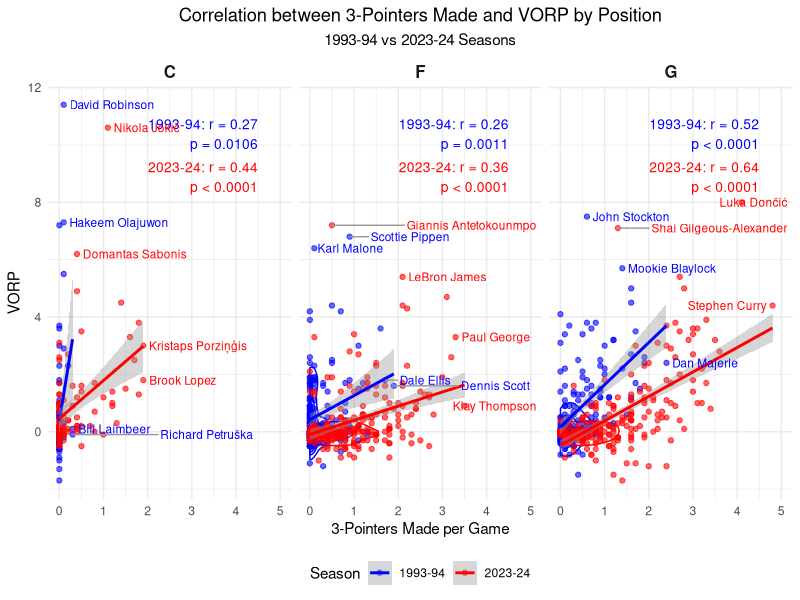

This figure's R source:
# Load required libraries
install.packages("ggrepel")
library(ggrepel)
library(tidyverse)

# Read data
adv_93 <- read_csv("Source Data/1993-1994 NBA Player Advanced Stats Per Game.csv") %>% mutate(Season = "1993-94")
adv_23 <- read_csv("Source Data/2023-2024 NBA Player Advanced Stats Per Game.csv") %>% mutate(Season = "2023-24")

pg_93 <- read_csv("Source Data/1993-1994 NBA Player Stats Per Game.csv") %>% mutate(Season = "1993-94")
pg_23 <- read_csv("Source Data/2023-2024 NBA Player Stats Per Game.csv") %>% mutate(Season = "2023-24")

# Merge advanced + per game stats per season
combined_93 <- left_join(adv_93, pg_93, by = c("Player", "Season", "Team", "Pos", "Age"))
combined_23 <- left_join(adv_23, pg_23, by = c("Player", "Season", "Team", "Pos", "Age"))
combined_all <- bind_rows(combined_93, combined_23)

# Clean and categorize
analysis_df <- combined_all %>%
  select(Player, Season, Pos, VORP, `3P`, `3PA`, `3P%`, `3PAr`) %>%
  mutate(
    PrimaryPos = case_when(
      str_detect(Pos, "C") ~ "C",
      str_detect(Pos, "F") ~ "F",
      str_detect(Pos, "G") ~ "G",
      TRUE ~ NA_character_
    )
  ) %>%
  filter(!is.na(VORP), !is.na(PrimaryPos))

# Perform ANOVA analysis for each position and 3P stat
anova_results <- analysis_df %>%
  select(Season, PrimaryPos, VORP, `3P`, `3PA`, `3P%`, `3PAr`) %>%
  group_by(PrimaryPos) %>%
  group_map(~ {
    position <- .y$PrimaryPos
    data <- .x
    
    # Perform ANOVA for each 3P stat
    results <- map_dfr(c("3P", "3PA", "3P%", "3PAr"), function(stat) {
      # Create ANOVA model
      formula_str <- paste("VORP ~", paste0("`", stat, "`"))
      model <- aov(as.formula(formula_str), data = data)
      anova_summary <- summary(model)
      
      # Extract F-statistic and p-value
      f_stat <- anova_summary[[1]]$`F value`[1]
      p_value <- anova_summary[[1]]$`Pr(>F)`[1]
      
      tibble(
        PositionGroup = position,
        Stat = stat,
        F_statistic = f_stat,
        p_value = p_value,
        significant = p_value < 0.05
      )
    })
    
    results
  }) %>%
  bind_rows()

# Print ANOVA results
print("ANOVA Results for Three-Point Statistics vs VORP:")
print(anova_results %>% arrange(PositionGroup, Stat))

# --- Linear Regression Summary for 3P vs VORP by Position ---
print("\n--- Linear Regression Summary (3P vs VORP) by Position ---")
analysis_df %>%
  group_by(PrimaryPos, Season) %>%
  group_walk(~ {
    position <- .y$PrimaryPos
    season <- .y$Season
    data_subset <- .x
    
    # Only run if there's enough data and variance
    if (nrow(data_subset) > 1 && sd(data_subset$`3P`, na.rm = TRUE) > 0 && sd(data_subset$VORP, na.rm = TRUE) > 0) {
      model <- lm(VORP ~ `3P`, data = data_subset)
      summary_model <- summary(model)
      
      cat(sprintf("\nPosition: %s, Season: %s\n", position, season))
      print(summary_model)
    } else {
      cat(sprintf("\nPosition: %s, Season: %s - Not enough data for regression.\n", position, season))
    }
  })

# --- Calculate correlation and differences --- #

# Pivot wider to calculate r difference
cor_wide <- analysis_df %>%
  group_by(PrimaryPos, Season) %>%
  summarise(cor = cor(`3P`, VORP, use = "complete.obs"), .groups = "drop") %>%
  pivot_wider(names_from = Season, values_from = cor)

# Add sample sizes
n_counts <- analysis_df %>%
  group_by(PrimaryPos, Season) %>%
  summarise(n = sum(complete.cases(`3P`, VORP)), .groups = "drop") %>%
  pivot_wider(names_from = Season, values_from = n, names_prefix = "n_")

# Add difference and p-value using Fisher Z
cor_diff <- cor_wide %>%
  left_join(n_counts, by = "PrimaryPos") %>%
  mutate(
    z_1993 = atanh(`1993-94`),
    z_2023 = atanh(`2023-24`),
    se_diff = sqrt(1 / (`n_1993-94` - 3) + 1 / (`n_2023-24` - 3)),
    z_score = (z_2023 - z_1993) / se_diff,
    p_value = 2 * (1 - pnorm(abs(z_score))),
    cor_diff = `2023-24` - `1993-94`,
    diff_label = sprintf("??r = %.2f\np = %.3f", cor_diff, p_value)
  )

# --- Significance of correlations for both seasons --- #
cor_significance <- analysis_df %>%
  group_by(PrimaryPos, Season) %>%
  summarise(
    r = cor(`3P`, VORP, use = "complete.obs"),
    n = sum(complete.cases(`3P`, VORP)),
    t_stat = r * sqrt(n - 2) / sqrt(1 - r^2),
    df = n - 2,
    p_value = 2 * (1 - pt(abs(t_stat), df)),
    sig_label = ifelse(p_value < 0.0001,
                      sprintf("%s: r = %.2f\np < 0.0001", Season, r),
                      sprintf("%s: r = %.2f\np = %.4f", Season, r, p_value)),
    .groups = "drop"
  )

# --- 93-94 Season Correlation and p-value per Position --- #
cor_test_93 <- analysis_df %>%
  filter(Season == "1993-94") %>%
  group_by(PrimaryPos) %>%
  summarise(
    r = cor(`3P`, VORP, use = "complete.obs"),
    p_value = cor.test(`3P`, VORP)$p.value,
    .groups = "drop"
  )
cor_test_23 <- analysis_df %>%
  filter(Season == "2023-24") %>%
  group_by(PrimaryPos) %>%
  summarise(
    r = cor(`3P`, VORP, use = "complete.obs"),
    p_value = cor.test(`3P`, VORP)$p.value,
    .groups = "drop"
  )

print("\nCorrelation Test Results for 1993-94:")
print(cor_test_93)
print("\nCorrelation Test Results for 2023-24:")
print(cor_test_23)

# Outliers for label highlighting
outliers <- analysis_df %>%
  group_by(PrimaryPos, Season) %>%
  mutate(
    vorp_rank = rank(desc(VORP)),
    three_rank = rank(desc(`3P`))
  ) %>%
  filter(vorp_rank <= 2 | three_rank <= 2) %>%
  ungroup()

# Handle density safely: filter to valid variance
density_df <- analysis_df %>%
  group_by(PrimaryPos, Season) %>%
  filter(sd(`3P`, na.rm = TRUE) > 0 & sd(VORP, na.rm = TRUE) > 0) %>%
  ungroup()

# --- Final Plot with Adjusted Labels --- #
ggplot(analysis_df, aes(x = `3P`, y = VORP, color = Season)) +
  stat_density_2d(
    data = density_df,
    aes(fill = ..level..),
    alpha = 0.2, geom = "polygon", show.legend = FALSE
  ) +
  geom_point(alpha = 0.6) +
  geom_smooth(method = "lm", se = TRUE) +
  
  # Correlation and p-value labels for both seasons
  geom_text(data = cor_significance,
            aes(x = max(analysis_df$`3P`, na.rm = TRUE) - 0.3,
                y = max(analysis_df$VORP, na.rm = TRUE) - (0.5 + ifelse(Season == "1993-94", 0, 1.5)),
                label = sig_label,
                color = Season),
            hjust = 1, vjust = 1, size = 3.5, show.legend = FALSE) +
  
  # Label top outliers
  geom_text_repel(data = outliers,
                  aes(label = Player),
                  size = 3,
                  max.overlaps = 30,
                  direction = "x",
                  nudge_x = 0.2,
                  segment.color = "gray60",
                  show.legend = FALSE) +
  
  facet_wrap(~PrimaryPos) +
  theme_minimal() +
  labs(
    title = "Correlation between 3-Pointers Made and VORP by Position",
    subtitle = "1993-94 vs 2023-24 Seasons",
    x = "3-Pointers Made per Game",
    y = "VORP",
    color = "Season",
    fill = "Density"
  ) +
  scale_color_manual(values = c("1993-94" = "blue", "2023-24" = "red")) +
  scale_fill_gradient(low = "gray90", high = "gray20") +
  theme(
    legend.position = "bottom",
    plot.title = element_text(hjust = 0.5),
    plot.subtitle = element_text(hjust = 0.5),
    strip.text = element_text(size = 12, face = "bold")
  )

